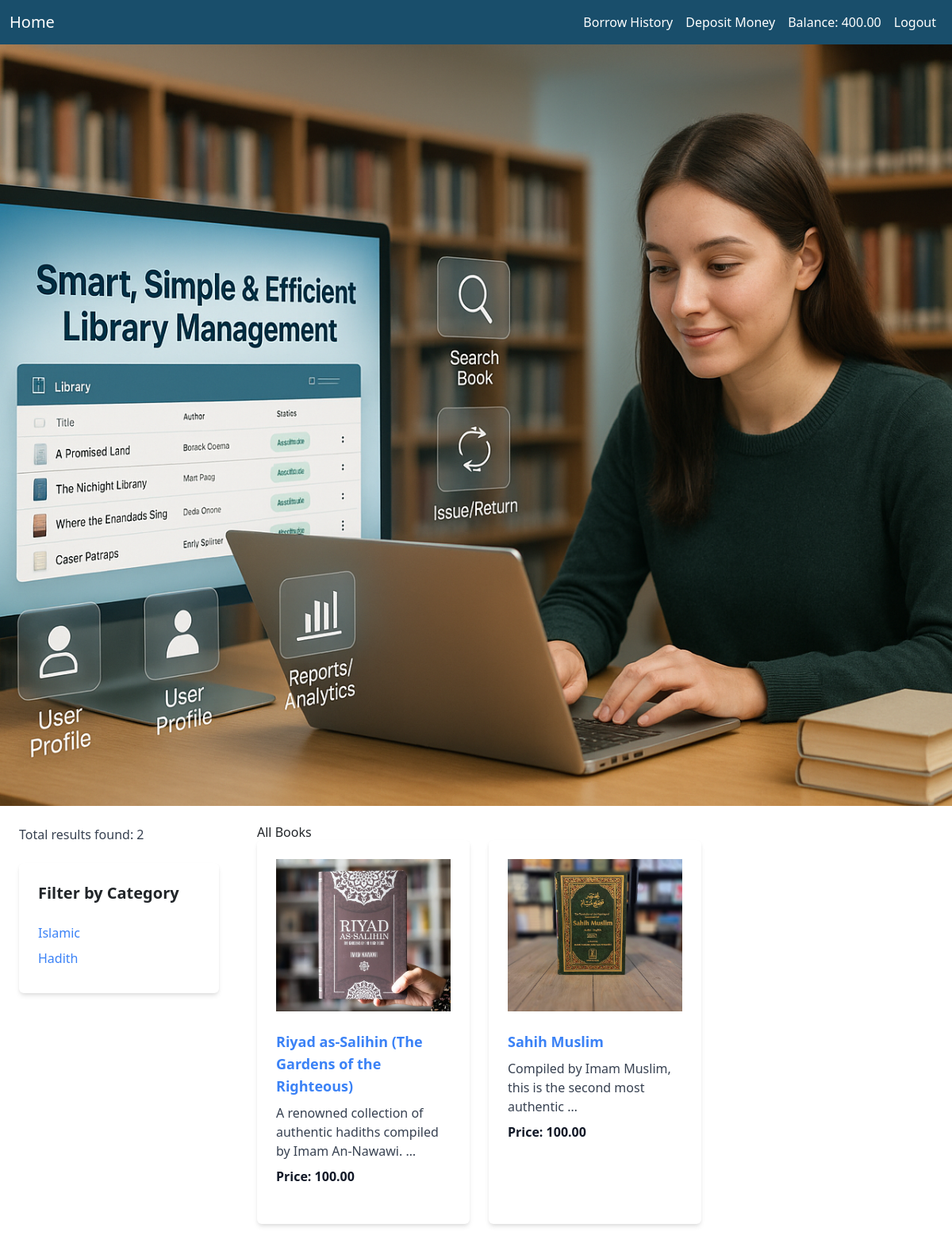
The app's page /library/ (signed in) with its own data.
### library/models.py (models this page shows, shortened)
class UserProfile(models.Model):
    user = models.OneToOneField(User, on_delete=models.CASCADE,related_name = 'profile')
    balance = models.DecimalField(max_digits = 10,decimal_places = 2,default = 0.00)
    borrowed_books = models.ManyToManyField(Book,related_name='borrowed_by',blank=True)

class Category(models.Model):
    name = models.CharField(max_length = 150)

class Book(models.Model):
    title = models.CharField(max_length = 100)
    description = models.TextField()
    image = models.ImageField(upload_to='books/',null=True,blank=True)
    borrowing_price = models.DecimalField(max_digits=8, decimal_places=2,null=True, blank=True)
    category = models.ManyToManyField(Category)

### library/views.py (the view)
# urls.py: path('',HomeView.as_view(),name='home'),
class HomeView(TemplateView):
    template_name = 'home.html'
    def get_context_data(self, **kwargs):
        context = super().get_context_data(**kwargs)
        books = Book.objects.all()
        category_id = self.request.GET.get('category')
        if category_id:
            books = books.filter(category__id=category_id)
        context['books'] = books
        context['categories'] = Category.objects.all()
        context['user'] = self.request.user
        return context

### library/templates/home.html (shortened to what this page needs)
{% extends 'base.html'%}
{% load static %}
{% block content %}
<div class="running-text-wrapper">
    <img src="{% static 'banner.png' %}" alt="Library Banner">
</div>
{% if user.is_authenticated %}
<div class="flex ">
    <div class="w-full lg:w-1/4 p-4 ">
        <p class="text-gray-700 mb-4">Total results found: {{ books|length }}</p>
        <div class="bg-white p-4 shadow-md rounded ">
            <h3 class="text-xl font-bold mb-4">Filter by Category</h3>
            <ul>
                {% for category in categories %}
                <li class="mb-2"><a href="?category={{ category.id }}" class="text-blue-500 ">{{ category.name }}</a>
                </li>
                {% endfor %}
            </ul>
        </div>
    </div>
    <div class="w-full lg:w-3/4 p-4">
        <h2>All Books</h2>
        <div class="grid grid-cols-1 md:grid-cols-3 gap-4">
            {% for book in books %}
            <div class="bg-white p-4 shadow-md rounded">
                {% if book.image %}
                <img src="{{ book.image.url }}" alt="{{ book.title }}" class="w-full h-48 object-cover mb-4">
                {% else %}
                <img src="{% static 'book1.jpg' %}" alt="Default Book Image"
                    class="w-full h-48 object-cover mb-4">
                {% endif %}
                <h4 class="text-lg font-semibold mb-2"><a href="{% url 'book_detail' book.id %}"
                        class="text-blue-500 hover:underline">{{ book.title }}</a></h4>
                <p class="text-gray-700 mb-2">{{ book.description | truncatewords:10 }}</p>
                <p class="text-gray-900 font-bold mb-4">Price: {{ book.borrowing_price }}</p>
            </div>
            {% endfor %}
        </div>
    </div>
</div>
{% else %}
<p>Please <a href="{% url 'login' %}">login</a> or <a href="{% url 'register' %}">signup</a> to view books.</p>
{% endif %}
{% endblock %}

### templates/base.html (shortened to what this page needs)
{% load static %}
<!doctype html>
<html lang="en">
<head>
    <link href="https://cdn.jsdelivr.net/npm/bootstrap@5.3.6/dist/css/bootstrap.min.css" rel="stylesheet"
>
    <link rel="stylesheet" href="{% static 'css/style.css' %}">
    <link href="https://cdn.jsdelivr.net/npm/tailwindcss@2.2.19/dist/tailwind.min.css" rel="stylesheet">
</head>
<body>
    <nav class="navbar navbar-expand-lg" style="background-color: #194e6b;">
        <div class="container-fluid">
            <a class="navbar-brand text-white" href="{% url 'home' %}">Home</a>
            <div class="collapse navbar-collapse" id="navbarNavAltMarkup">
                <ul class="navbar-nav ms-auto">
                {% if user.is_authenticated %}
                    <li class="nav-item">
                        <a class="nav-link text-white" href="{% url 'borrow_history' %}">Borrow History</a>
                    </li>
                    <li class="nav-item">
                        <a class="nav-link text-white" href="{% url 'deposit_money' %}">Deposit Money</a>
                    </li>
                    <li class="nav-item">
                        <span class="nav-link text-white">Balance: {{ user.profile.balance }}</span>
                    </li>
                    <li class="nav-item">
                        <a class="nav-link text-white" href="{% url 'logout' %}">Logout</a>
                    </li>
                {% endif %}
                </ul>
            </div>
        </div>
    </nav>
    {% block content %}
    {% endblock %}
</body>
</html>

### static/css/style.css (style rules this page uses)
.running-text-wrapper { position: relative; height: 120vh; overflow: hidden; }
.running-text-wrapper img { width: 100%; height: 100%; object-fit: cover; display: block; }

### records on screen
Category: name "Islamic"
Category: name "Hadith"
Book: image (picture), title "Riyad as-Salihin (The Gardens of the Righteous)", description "A renowned collection of authentic hadiths compiled by Imam An-Nawawi. …", borrowing_price "100.00"
Book: image (picture), title "Sahih Muslim", description "Compiled by Imam Muslim, this is the second most authentic …", borrowing_price "100.00"

### other values on screen
{{ user.profile.balance }} "400.00"
{{ books|length }} "2"
